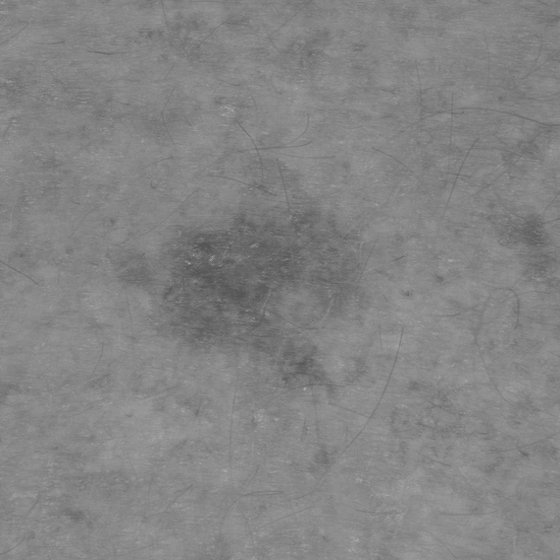
%> input picture tsv/TSV_P3_Ivan_Dominguez/P3imagenes/Skin_gray_bc_560.tif, 560 x 560 px
$ octave ejercicio2_3.m   (GNU Octave 9; MATLAB toolbox functions it lacks are replaced by stand-ins)
%> lines starting %> are read from the running program, lines starting %| are printed output that depends on the picture
### tsv/TSV_P3_Ivan_Dominguez/modificarContraste.m
function  [ima_proc,s]=modificarContraste(ima,a,b,s_a,s_b)

% solo funciona con ima:uint8

r = 0:255;
L = length(r);
s = zeros(1, L);

alpha = s_a/a;
beta = (s_b-s_a)/(b-a);
gamma = (L-1-s_b)/(L-1-b);

% en lugar de condicionales, máscaras
% así da igual el valor de r que entre.
mask1 = (r>=0) & (r<a);
mask2 = (r >= a) & (r<b);
mask3 = (r>=b) & (r<L);

% y aplicamos esas máscaras aplicando
% las fórmulas de tramo:
s(mask1) = alpha * r(mask1);
s(mask2) = beta * (r(mask2)-a) + s_a;
s(mask3) = gamma * (r(mask3)-b) + s_b;

% procesamos la imagen:
ima_proc = uint8(s(double(ima)+1));

end

### tsv/TSV_P3_Ivan_Dominguez/ejercicio2_3.m
% Ejercicio 3

clear all;
close all;
clc;

% cargamos la imagen:
[ima, map] = imread('P3imagenes/Skin_gray_bc_560.tif');
%> ima is the input picture: size 560x560 uint8; min 86, max 163, mean 131.8
%> map = 256 rows, first 12: [0 0 0; 0.00392 0.00392 0.00392; 0.00784 0.00784 0.00784; 0.0118 0.0118 0.0118; 0.0157 0.0157 0.0157; 0.0196 0.0196 0.0196; 0.0235 0.0235 0.0235; 0.0275 0.0275 0.0275; 0.0314 0.0314 0.0314; 0.0353 0.0353 0.0353; 0.0392 0.0392 0.0392; 0.0431 0.0431 0.0431]

% la transformamos a imagen de grises:
ima_bw = ind2gray(ima, map); % (un solo canal)

% aplicamos la modificacion de
% contraste que se pide:

a=80;b=160;s_a=30;s_b=220;
ima_contrast=modificarContraste(ima_bw, a, b, s_a, s_b);
%> in modificarContraste, `ima_proc = uint8(s(double(ima)+1));`:
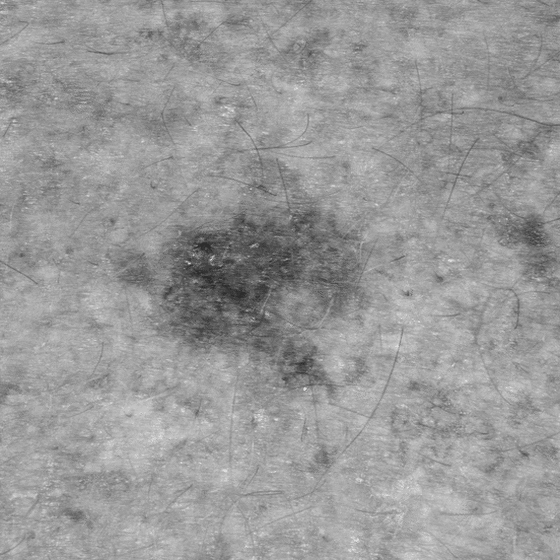
%> ima_proc: size 560x560 uint8; min 44, max 221, mean 153

figure;
subplot(2, 2, 1);
imshow(ima);
title('Skin_gray_bc_560.tif');
subplot(2, 2, 2);
imshow(ima_contrast);
title('cambio de contraste de Skin_gray_bc_560.tif')
subplot(2, 2, 3);
[counts, binLocations]=imhist(ima);
%> counts = 256 values, max 25351 at index 137, min 0 at index 1, mean 1225; binLocations = 256 values from 0 to 255
bar(binLocations, counts);
subplot(2, 2, 4);
[counts, binLocations]=imhist(ima_contrast);
%> counts = 256 values, max 25351 at index 164, min 0 at index 1, mean 1225
bar(binLocations, counts);
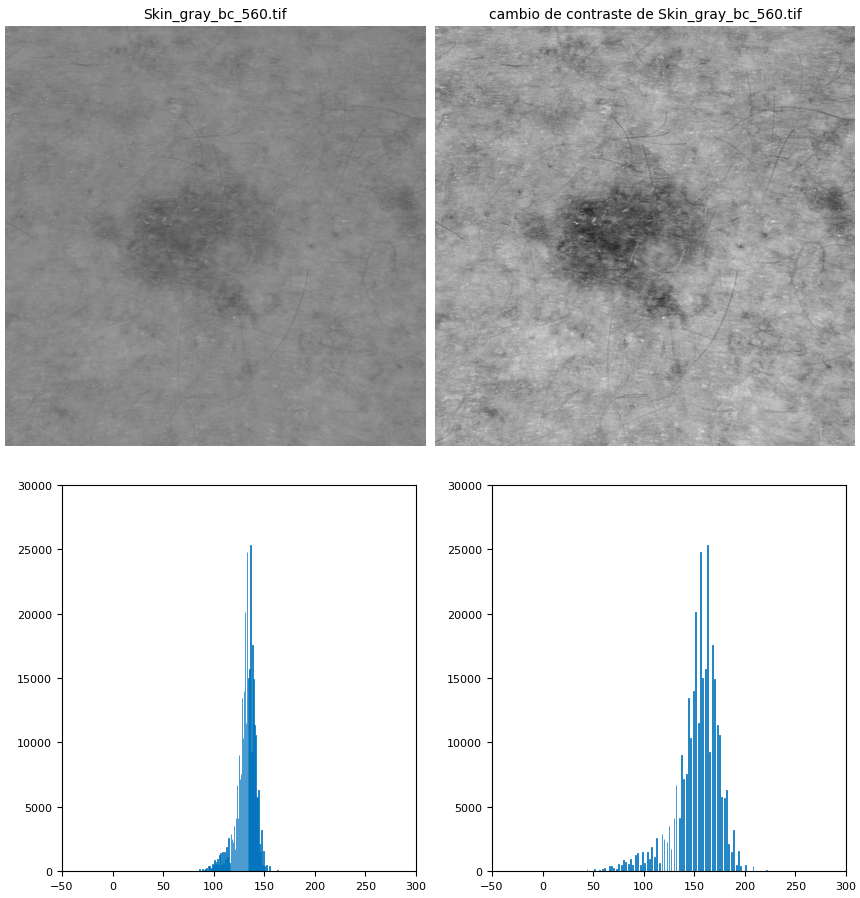
%> figure redrawn from the program's plot data, 4 panels

% Ahora se pide deshacer el cambio. Para ello
% mantendremos s_a y s_b y disminuiremos el
% rango [b, a]

a=256-90;b=256-70;s_a=150;s_b=180;
ima_contrast_2=modificarContraste(ima_contrast, a, b, s_a, s_b);

figure;
subplot(2, 2, 1);
imshow(ima);
title('Skin_gray_bc_560.tif');
subplot(2, 2, 2);
imshow(ima_contrast_2);
title('cambio de contraste de Skin_gray_bc_560.tif')
subplot(2, 2, 3);
[counts, binLocations]=imhist(ima);
%> counts = 256 values, max 25351 at index 137, min 0 at index 1, mean 1225
bar(binLocations, counts);
subplot(2, 2, 4);
[counts, binLocations]=imhist(ima_contrast_2);
%> counts = 256 values, max 25351 at index 148, min 0 at index 1, mean 1225
bar(binLocations, counts);
